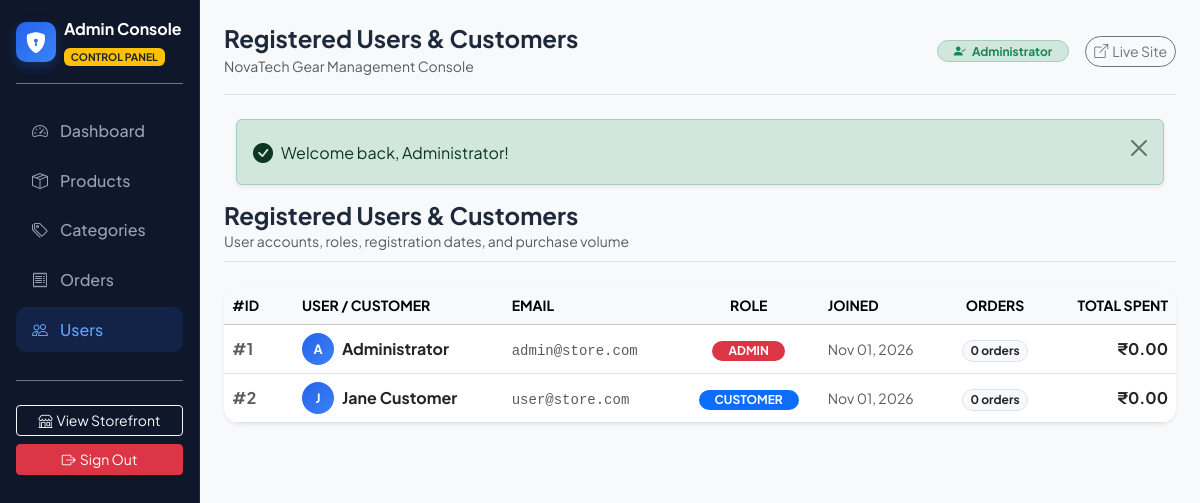
Page /admin/users (signed in) on the committed database.
### tables this page shows
CREATE TABLE `users` (
    `id` INT UNSIGNED AUTO_INCREMENT PRIMARY KEY,
    `name` VARCHAR(100) NOT NULL,
    `email` VARCHAR(150) NOT NULL UNIQUE,
    `password_hash` VARCHAR(255) NOT NULL,
    `role` ENUM('user', 'admin') NOT NULL DEFAULT 'user',
    `created_at` TIMESTAMP NOT NULL DEFAULT CURRENT_TIMESTAMP,
    INDEX `idx_users_role` (`role`)
);

### app/views/admin/users/index.php (the view)
<div class="d-flex justify-content-between align-items-center mb-4 pb-2 border-bottom">
    <div>
        <h4 class="fw-bold m-0">Registered Users & Customers</h4>
        <p class="text-muted small m-0">User accounts, roles, registration dates, and purchase volume</p>
    </div>
</div>
<div class="card border-0 shadow-sm rounded-4 overflow-hidden">
    <div class="table-responsive">
        <table class="table table-hover align-middle mb-0">
            <thead class="table-light small text-muted text-uppercase">
                <tr>
                    <th style="width: 70px;">#ID</th>
                    <th>User / Customer</th>
                    <th>Email</th>
                    <th class="text-center">Role</th>
                    <th>Joined</th>
                    <th class="text-center">Orders</th>
                    <th class="text-end">Total Spent</th>
                </tr>
            </thead>
            <tbody>
                <?php if (empty($users)): ?>
                    <tr>
                        <td colspan="7" class="text-center py-4 text-muted">No users found.</td>
                    </tr>
                <?php else: ?>
                    <?php foreach ($users as $user): ?>
                        <tr>
                            <td class="fw-bold text-muted">#<?= $user['id'] ?></td>
                            <td>
                                <div class="d-flex align-items-center gap-2">
                                    <div class="user-avatar" style="width: 32px; height: 32px; font-size: 0.8rem;">
                                        <?= strtoupper(substr($user['name'], 0, 1)) ?>
                                    </div>
                                    <span class="fw-bold text-dark"><?= e($user['name']) ?></span>
                                </div>
                            </td>
                            <td>
                                <span class="small text-muted font-monospace"><?= e($user['email']) ?></span>
                            </td>
                            <td class="text-center">
                                <?php if ($user['role'] === 'admin'): ?>
                                    <span class="badge bg-danger text-uppercase px-3 py-1 rounded-pill small">Admin</span>
                                <?php else: ?>
                                    <span class="badge bg-primary text-uppercase px-3 py-1 rounded-pill small">Customer</span>
                                <?php endif; ?>
                            </td>
                            <td class="small text-muted"><?= date('M d, Y', strtotime($user['created_at'])) ?></td>
                            <td class="text-center">
                                <span class="badge bg-light text-dark border rounded-pill"><?= $user['total_orders'] ?> orders</span>
                            </td>
                            <td class="text-end fw-bold text-dark">
                                <?= format_price($user['total_spent']) ?>
                            </td>
                        </tr>
                    <?php endforeach; ?>
                <?php endif; ?>
            </tbody>
        </table>
    </div>
</div>

### app/core/Router.php (shortened to what the rows shown need)
<?php
class Router
{
    private array $routes = [];
    private array $groupMiddleware = [];
    public function group(array $attributes, callable $callback): void
    {
        $previousMiddleware = $this->groupMiddleware;
        if (isset($attributes['middleware'])) {
            $middlewares = is_array($attributes['middleware']) ? $attributes['middleware'] : [$attributes['middleware']];
            $this->groupMiddleware = array_merge($this->groupMiddleware, $middlewares);
        }
        $this->groupMiddleware = $previousMiddleware;
    }
    private function addRoute(string $method, string $path, array|callable $handler, array $middleware = []): self
    {
        $allMiddleware = array_merge($this->groupMiddleware, $middleware);
        $cleanPath = '/' . trim($path, '/');
        $pattern = preg_replace('/\{([a-zA-Z0-9_]+)\}/', '(?P<$1>[^/]+)', $cleanPath);
        $pattern = "#^" . $pattern . "$#";
        $this->routes[] = [
            'method'     => strtoupper($method),
            'path'       => $cleanPath,
            'pattern'    => $pattern,
            'handler'    => $handler,
            'middleware' => $allMiddleware
        ];
        return $this;
    }
    public function dispatch(Request $request): void
    {
        $method = $request->method();
        $uri = $request->uri();
        foreach ($this->routes as $route) {
            if ($route['method'] !== $method) {
                continue;
            }
            if (preg_match($route['pattern'], $uri, $matches)) {
                $params = [];
                $handler = $route['handler'];
                if (is_array($handler) && count($handler) === 2) {
                    [$controllerClass, $action] = $handler;
                    $controller = new $controllerClass();
                    $controller->$action($request, ...array_values($params));
                    return;
                }
            }
        }
    }
}

### app/views/layouts/admin.php (shortened to what the rows shown need)
<?php
$currentUser = Auth::user();
?>
<!DOCTYPE html>
<html lang="en">
<head>
    <link href="https://cdn.jsdelivr.net/npm/bootstrap@5.3.3/dist/css/bootstrap.min.css" rel="stylesheet">
    <link rel="stylesheet" href="https://cdn.jsdelivr.net/npm/bootstrap-icons@1.11.3/font/bootstrap-icons.min.css">
    <link rel="stylesheet" href="/assets/css/style.css">
</head>
<body class="bg-light">
<div class="container-fluid p-0">
    <div class="row g-0">
        <div class="col-lg-2 admin-sidebar p-3 text-white">
            <div class="d-flex align-items-center gap-2 mb-4 pb-3 border-bottom border-secondary">
                <div class="brand-icon">
                    <i class="bi bi-shield-lock-fill"></i>
                </div>
                <div>
                    <span class="fw-bold d-block">Admin Console</span>
                    <span class="badge bg-warning text-dark small" style="font-size: 0.65rem;">CONTROL PANEL</span>
                </div>
            </div>
            <nav class="nav flex-column mb-auto">
                <a href="/admin" class="admin-nav-link <?= str_ends_with($_SERVER['REQUEST_URI'] ?? '', '/admin') ? 'active' : '' ?>">
                    <i class="bi bi-speedometer2"></i>
                    <span>Dashboard</span>
                </a>
                <a href="/admin/products" class="admin-nav-link <?= str_contains($_SERVER['REQUEST_URI'] ?? '', '/admin/products') ? 'active' : '' ?>">
                    <i class="bi bi-box-seam"></i>
                    <span>Products</span>
                </a>
                <a href="/admin/categories" class="admin-nav-link <?= str_contains($_SERVER['REQUEST_URI'] ?? '', '/admin/categories') ? 'active' : '' ?>">
                    <i class="bi bi-tags"></i>
                    <span>Categories</span>
                </a>
                <a href="/admin/orders" class="admin-nav-link <?= str_contains($_SERVER['REQUEST_URI'] ?? '', '/admin/orders') ? 'active' : '' ?>">
                    <i class="bi bi-receipt"></i>
                    <span>Orders</span>
                </a>
                <a href="/admin/users" class="admin-nav-link <?= str_contains($_SERVER['REQUEST_URI'] ?? '', '/admin/users') ? 'active' : '' ?>">
                    <i class="bi bi-people"></i>
                    <span>Users</span>
                </a>
            </nav>
            <div class="pt-4 mt-4 border-top border-secondary">
                <a href="/" class="btn btn-outline-light btn-sm w-100 mb-2">
                    <i class="bi bi-shop me-1"></i>View Storefront
                </a>
                <form action="/logout" method="POST" class="m-0">
                    <button type="submit" class="btn btn-danger btn-sm w-100">
                        <i class="bi bi-box-arrow-right me-1"></i>Sign Out
                    </button>
                </form>
            </div>
        </div>
        <div class="col-lg-10 p-4">
            <div class="d-flex justify-content-between align-items-center mb-4 pb-3 border-bottom">
                <div>
                    <h4 class="fw-bold m-0"><?= e($title ?? 'Dashboard') ?></h4>
                    <span class="text-muted small">NovaTech Gear Management Console</span>
                </div>
                <div class="d-flex align-items-center gap-3">
                    <span class="badge bg-success-subtle text-success border border-success-subtle px-3 py-1 rounded-pill small">
                        <i class="bi bi-person-check-fill me-1"></i> <?= e($currentUser['name'] ?? 'Admin') ?>
                    </span>
                    <a href="/" class="btn btn-sm btn-outline-secondary rounded-pill">
                        <i class="bi bi-box-arrow-up-right me-1"></i>Live Site
                    </a>
                </div>
            </div>
            <?php require __DIR__ . '/alerts.php'; ?>
            <?= $content ?>
        </div>
    </div>
</div>
</body>
</html>

### rows in the picture
users: name "Administrator", id "1", name "A", email "admin@store.com", role "ADMIN", created_at "Nov 01, 2026", total_orders "0", total_spent "₹0.00"
users: id "2", name "J", name "Jane Customer", email "user@store.com", role "CUSTOMER", created_at "Nov 01, 2026", total_orders "0", total_spent "₹0.00"

### other values in the picture
strip_tags((string) $msg, '<a><br><strong><b><i>') "Welcome back, Administrator!"
